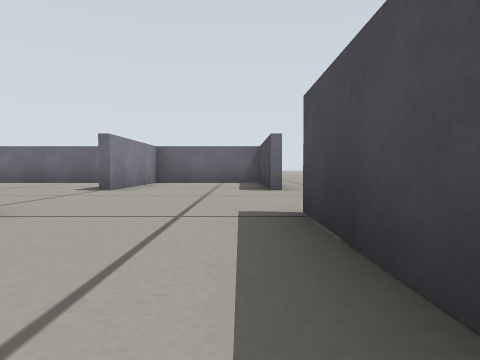
view 1 (above)

12 first-person views from a walk through a robot-simulator world made for Gazebo. The camera is 0.19 m above the floor, tilts 2° down and sees 75° across. The floor is counted in squares, 0.5 m on a side. Each view is taken from the middle of a square. On the plan, view 1 faces up. The plan holds only what a view shows up to about 9 squares ahead; the rest is blank.

view 2
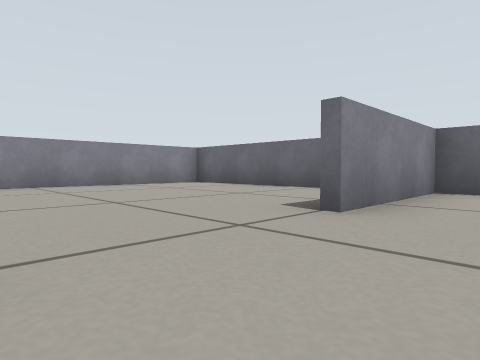

view 3
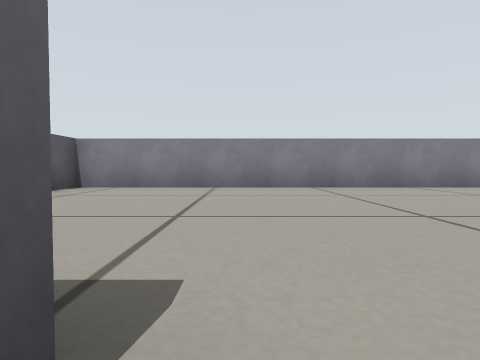

view 4
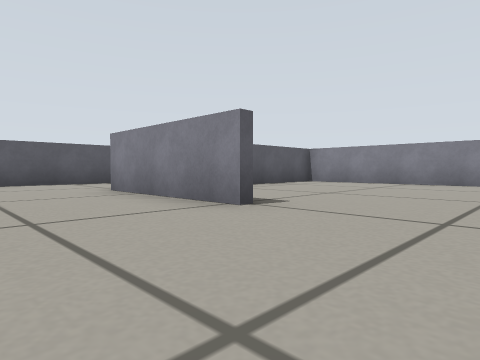

view 5
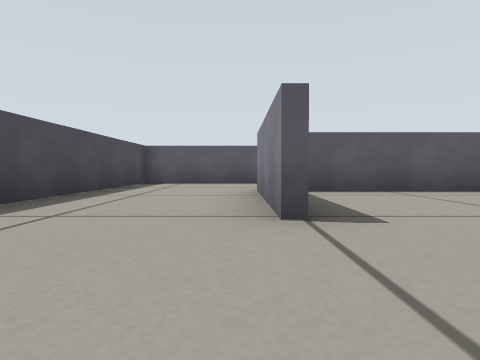

view 6
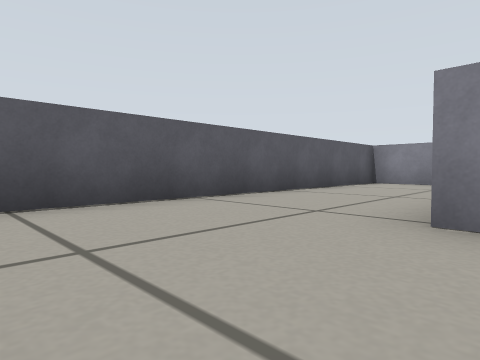

view 7
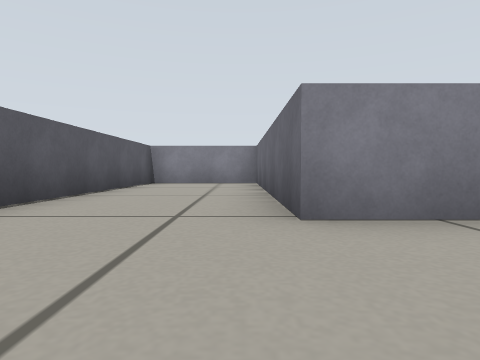

view 8
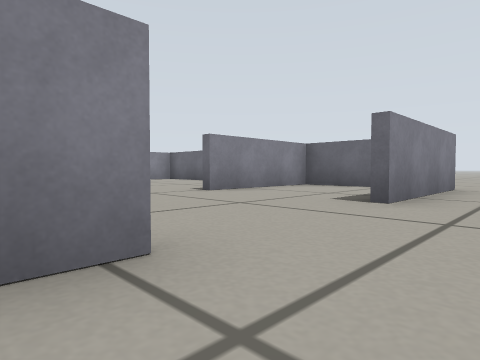

view 9
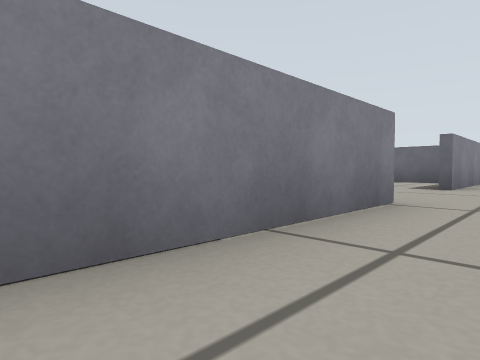

view 10
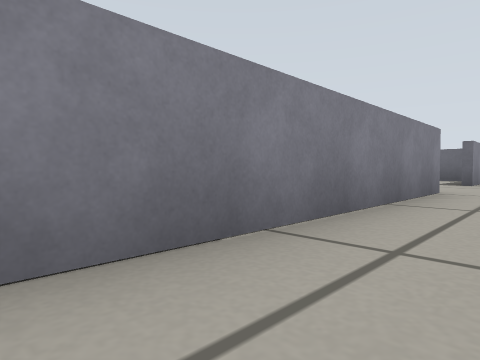

view 11
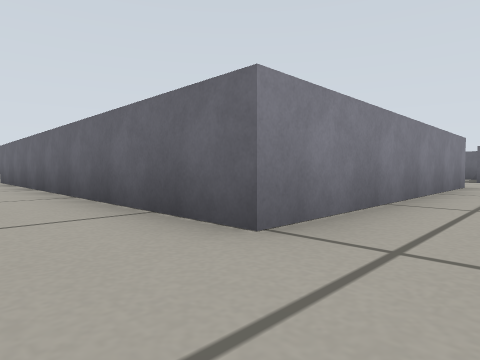

view 12
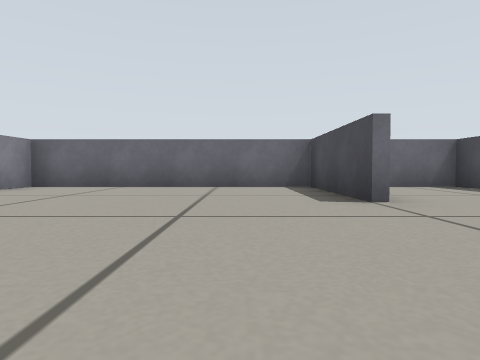

### Floor plan
Points are (right, up) in squares from view 1. A wall is a line through its corners. A room is listed if a view was taken in it or the views show most of it. See-through windows are left out.
Room 1 (views 1, 2, 3, 4, 5, 6, 7, 8, 9, 10, 12)
walls: (-2.3, 2.8) (-2.3, -0.5) (-8.4, -0.5) (-8.4, -3.4) (0.5, -3.4) (0.5, 2.8); (-2.5, 5.5) (-2.5, 8.6) (-8.4, 8.6) (-8.4, -0.4) (-3.1, -0.4); (0.7, 2.8) (0.7, -3.6); (0.5, 5.6) (0.5, 8.6) (-2.3, 8.6) (-2.3, 5.5)
ways out: opening at (2, -3) to room 2
Room 2 (view 11)
walls: (0.7, -3.6) (-8.6, -3.6)
ways out: opening at (2, -3) to room 1

Positions as (right, up) in squares from view 1, and headings:
1: (0, 0), facing up
2: (-1, 3), facing up-left
3: (-2, 3), facing left
4: (0, 5), facing down-left
5: (-2, 5), facing down
6: (0, 0), facing down-left
7: (0, -1), facing left
8: (2, 2), facing up-left
9: (2, -1), facing up-left
10: (2, -3), facing up-left
11: (2, -5), facing up-left
12: (-4, 2), facing up
